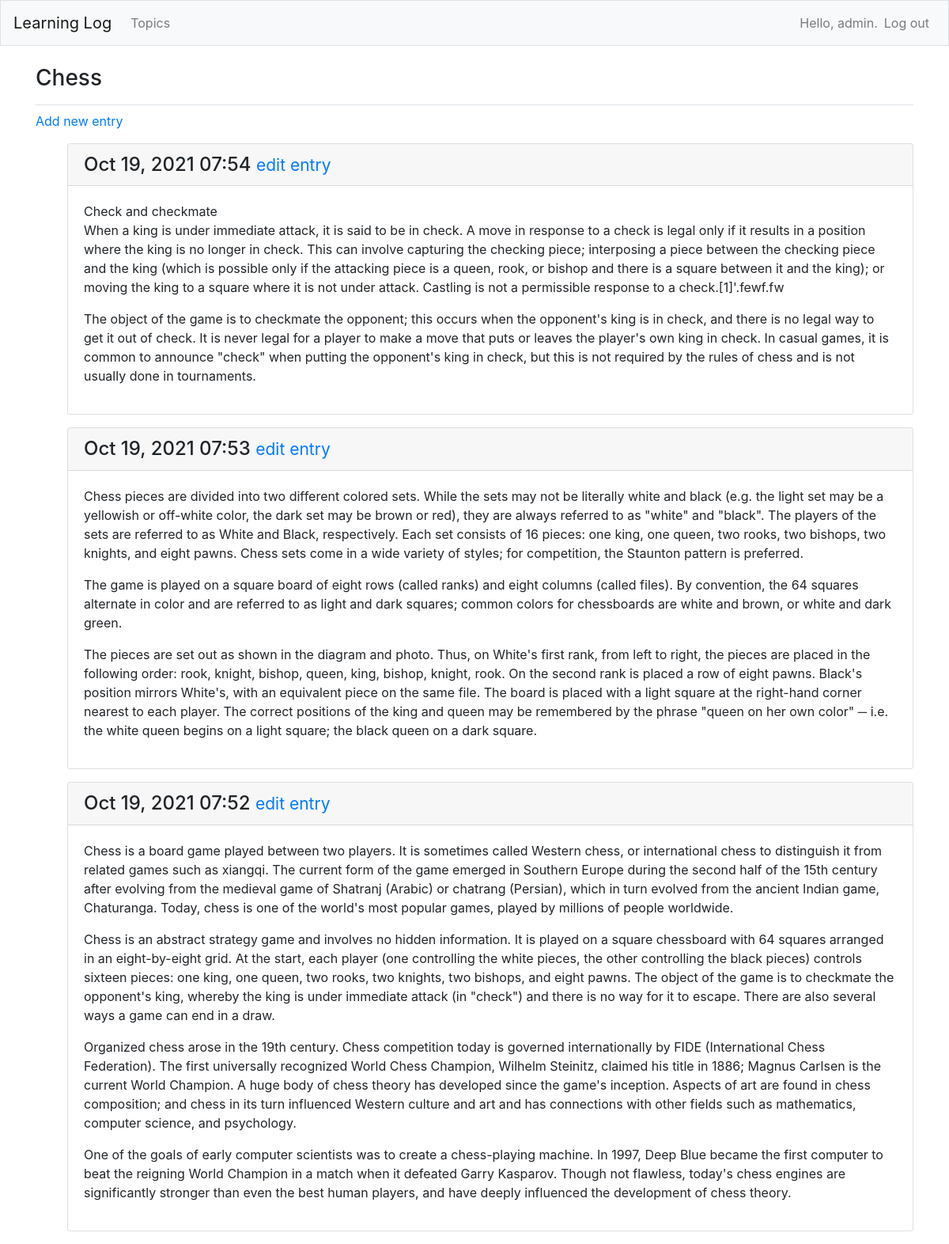
The page /topics/1/ (signed in) on the database its author committed.
### learning_logs/models.py (models this page shows, shortened)
class Topic(models.Model):
    text = models.CharField(max_length=200)
    date_added = models.DateTimeField(auto_now_add=True)
    owner = models.ForeignKey(User, on_delete=models.CASCADE)
    def __str__(self):
        return self.text

class Entry(models.Model):
    topic = models.ForeignKey(Topic, on_delete=models.CASCADE)
    text = models.TextField()
    date_added = models.DateTimeField(auto_now_add=True)
    class Meta:
        verbose_name_plural = 'entries'

### learning_logs/views.py (the view)
# urls.py: path('topics/<int:topic_id>/', views.topic, name='topic'),
@login_required()
def topic(request, topic_id):
    topic = Topic.objects.get(id=topic_id)
    check_topic_owner(request, topic)
    entries = topic.entry_set.order_by('-date_added')
    context = {'topic': topic, 'entries': entries}
    return render(request, 'learning_logs/topic.html', context)

### learning_logs/views.py (called while the page is built)
def check_topic_owner(request, topic):
    if topic.owner != request.user:
        raise Http404

### learning_logs/templates/learning_logs/topic.html
{% extends 'learning_logs/base.html' %}
{% block page_header %}
  <h3>{{ topic }}</h3>
{% endblock page_header %}
{% block content %}
  <p>
    <a href="{% url 'learning_logs:new_entry' topic.id %}">Add new entry</a>
  </p>
  <ul>
  {% for entry in entries %}
    <div class="card mb-3">
      <h4 class="card-header">
        {{ entry.date_added|date:'M d, Y H:i' }}
        <small><a href="{% url 'learning_logs:edit_entry' entry.id %}">
            edit entry</a></small>
      </h4>
      <div class="card-body">
        {{ entry.text|linebreaks }}
      </div>
    </div>
  {% empty %}
    <p>There are no entries for this topic yet.</p>
  {% endfor %}
  </ul>
{% endblock content %}

### learning_logs/templates/learning_logs/base.html (shortened to what this page needs)
{% load bootstrap4 %}
<!doctype html>
<html lang = "en">
<head>
    {% bootstrap_css %}
</head>
<body>
  <nav class="navbar navbar-expand-md navbar-light bg-light mb-4 border">
    <a class="navbar-brand" href="{% url 'learning_logs:index'%}">
        Learning Log</a>
     <div class="collapse navbar-collapse" id="navbarCollapse">
      <ul class="navbar-nav mr-auto">
        <li class="nav-item">
          <a class="nav-link" href="{% url 'learning_logs:topics'%}">
              Topics</a></li>
      </ul>
         <ul class="navbar-nav ml-auto">
        {% if user.is_authenticated %}
          <li class="nav-item">
            <span class="navbar-text"}">Hello, {{ user.username }}.</span>
          </li>
          <li class="nav-item">
            <a class="nav-link" href="{% url 'users:logout' %}">Log out</a>
          </li>
        {% else %}
          <li class="nav-item">
            <a class="nav-link" href="{% url 'users:register' %}">Register</a>
          </li>
          <li class="nav-item">
            <a class="nav-link" href="{% url 'users:login' %}">Log in</a></li>
        {% endif %}
      </ul>
    </div>
  </nav>
   <main role="main" class="container">
    <div class="pb-2 mb-2 border-bottom">
      {% block page_header %}{% endblock page_header %}
    </div>
    <div>
      {% block content %}{% endblock content %}
    </div>
  </main>
</body>
</html>

### rows shown on the page
Topic: text "Chess"
Entry: date_added "Oct 19, 2021 07:54", text "Check and checkmate When a king is under immediate attack, it is said to be in check. A move in response to a check is legal only if it results in a position where the king is no longer in check. This can involve capturing the checking piece; interposing a piece between the checking piece and the king (which is possible only if the attacking piece is a queen, rook, or bishop and there is a square between it and the king); or moving the king to a square where it is not under attack. Castling is not a permissible response to a check.[1]'.fewf.fw The object of the game is to checkmate the opponent; this occurs when the opponent's king is in check, and there is no legal way to get it out of…"
Entry: date_added "Oct 19, 2021 07:53", text "Chess pieces are divided into two different colored sets. While the sets may not be literally white and black (e.g. the light set may be a yellowish or off-white color, the dark set may be brown or red), they are always referred to as \"white\" and \"black\". The players of the sets are referred to as White and Black, respectively. Each set consists of 16 pieces: one king, one queen, two rooks, two bishops, two knights, and eight pawns. Chess sets come in a wide variety of styles; for competition, the Staunton pattern is preferred. The game is played on a square board of eight rows (called ranks) and eight columns (called files). By convention, the 64 squares alternate in color and are referred…"
Entry: date_added "Oct 19, 2021 07:52", text "Chess is a board game played between two players. It is sometimes called Western chess, or international chess to distinguish it from related games such as xiangqi. The current form of the game emerged in Southern Europe during the second half of the 15th century after evolving from the medieval game of Shatranj (Arabic) or chatrang (Persian), which in turn evolved from the ancient Indian game, Chaturanga. Today, chess is one of the world's most popular games, played by millions of people worldwide. Chess is an abstract strategy game and involves no hidden information. It is played on a square chessboard with 64 squares arranged in an eight-by-eight grid. At the start, each player (one…"

### other values the page prints
{{ user.username }} "admin"
